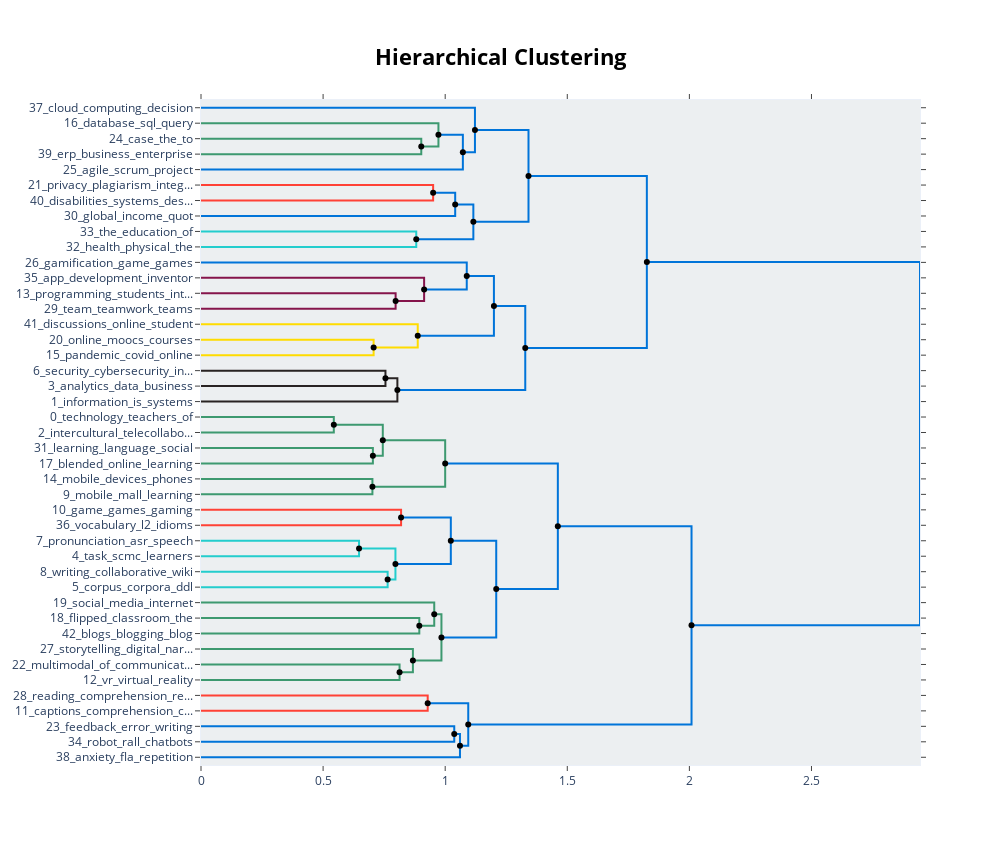

The notebook cell this image was saved under:
### Code cell
hierarchical_topics = model.hierarchical_topics(docs)
model.visualize_hierarchy(hierarchical_topics=hierarchical_topics)

### Figure 1 — Plotly figure (JSON) as saved in the notebook; plotly's stock layout.template omitted (floating-point values rounded to 4 significant figures)
{"data": [{"hoverinfo": "text", "marker": {"color": "rgb(61,153,112)"}, "mode": "lines", "text": ["programming_students_introductory_python_to", "", "", "app_development_inventor_android_game"], "type": "scatter", "x": [0, 0.902, 0.902, 0], "xaxis": "x", "y": [-25, -25, -35, -35], "yaxis": "y"}, {"hoverinfo": "text", "marker": {"color": "rgb(61,153,112)"}, "mode": "lines", "text": ["team_teamwork_teams_group_students", "", "", "programming_students_to_introductory_the"], "type": "scatter", "x": [0, 0.9723, 0.9723, 0.902], "xaxis": "x", "y": [-15, -15, -30, -30], "yaxis": "y"}, {"hoverinfo": "text", "marker": {"color": "rgb(0,116,217)"}, "mode": "lines", "text": ["agile_scrum_project_to_development", "", "", "programming_students_to_the_and"], "type": "scatter", "x": [0.9723, 1.072, 1.072, 0], "xaxis": "x", "y": [-22.5, -22.5, -45, -45], "yaxis": "y"}, {"hoverinfo": "text", "marker": {"color": "rgb(0,116,217)"}, "mode": "lines", "text": ["security_cybersecurity_information_to_the", "", "", "information_is_systems_the_and"], "type": "scatter", "x": [0, 1.122, 1.122, 1.072], "xaxis": "x", "y": [-5, -5, -33.75, -33.75], "yaxis": "y"}, {"hoverinfo": "text", "marker": {"color": "rgb(255,65,54)"}, "mode": "lines", "text": ["information_is_security_systems_the", "", "", "analytics_data_business_big_to"], "type": "scatter", "x": [0, 0.9506, 0.9506, 0], "xaxis": "x", "y": [-55, -55, -65, -65], "yaxis": "y"}, {"hoverinfo": "text", "marker": {"color": "rgb(0,116,217)"}, "mode": "lines", "text": ["information_is_data_to_the", "", "", "privacy_plagiarism_integrity_academic_ethical"], "type": "scatter", "x": [0.9506, 1.041, 1.041, 0], "xaxis": "x", "y": [-60, -60, -75, -75], "yaxis": "y"}, {"hoverinfo": "text", "marker": {"color": "rgb(35,205,205)"}, "mode": "lines", "text": ["disabilities_systems_design_of_with", "", "", "is_information_data_to_the"], "type": "scatter", "x": [0, 0.8815, 0.8815, 0], "xaxis": "x", "y": [-85, -85, -95, -95], "yaxis": "y"}, {"hoverinfo": "text", "marker": {"color": "rgb(0,116,217)"}, "mode": "lines", "text": ["case_the_to_company_system", "", "", "erp_business_enterprise_systems_simulation"], "type": "scatter", "x": [1.041, 1.115, 1.115, 0.8815], "xaxis": "x", "y": [-67.5, -67.5, -90, -90], "yaxis": "y"}, {"hoverinfo": "text", "marker": {"color": "rgb(0,116,217)"}, "mode": "lines", "text": ["database_sql_query_data_case", "", "", "business_erp_case_to_enterprise"], "type": "scatter", "x": [1.122, 1.341, 1.341, 1.115], "xaxis": "x", "y": [-19.38, -19.38, -78.75, -78.75], "yaxis": "y"}, {"hoverinfo": "text", "marker": {"color": "rgb(133,20,75)"}, "mode": "lines", "text": ["is_information_to_the_and", "", "", "database_case_business_to_the"], "type": "scatter", "x": [0, 0.7969, 0.7969, 0], "xaxis": "x", "y": [-125, -125, -135, -135], "yaxis": "y"}, {"hoverinfo": "text", "marker": {"color": "rgb(133,20,75)"}, "mode": "lines", "text": ["is_to_information_the_and", "", "", "cloud_computing_decision_cc_aws"], "type": "scatter", "x": [0, 0.9137, 0.9137, 0.7969], "xaxis": "x", "y": [-115, -115, -130, -130], "yaxis": "y"}, {"hoverinfo": "text", "marker": {"color": "rgb(0,116,217)"}, "mode": "lines", "text": ["programming_agile_students_to_scrum", "", "", "is_to_the_information_and"], "type": "scatter", "x": [0, 1.088, 1.088, 0.9137], "xaxis": "x", "y": [-105, -105, -122.5, -122.5], "yaxis": "y"}, {"hoverinfo": "text", "marker": {"color": "rgb(255,220,0)"}, "mode": "lines", "text": ["the_education_of_preschool_school", "", "", "health_physical_the_of_patients"], "type": "scatter", "x": [0, 0.7069, 0.7069, 0], "xaxis": "x", "y": [-155, -155, -165, -165], "yaxis": "y"}, {"hoverinfo": "text", "marker": {"color": "rgb(255,220,0)"}, "mode": "lines", "text": ["global_income_quot_of_the", "", "", "health_the_of_physical_in"], "type": "scatter", "x": [0, 0.8876, 0.8876, 0.7069], "xaxis": "x", "y": [-145, -145, -160, -160], "yaxis": "y"}, {"hoverinfo": "text", "marker": {"color": "rgb(0,116,217)"}, "mode": "lines", "text": ["to_the_is_and_of", "", "", "the_of_global_health_and"], "type": "scatter", "x": [1.088, 1.2, 1.2, 0.8876], "xaxis": "x", "y": [-113.8, -113.8, -152.5, -152.5], "yaxis": "y"}, {"hoverinfo": "text", "marker": {"color": "rgb(40,35,35)"}, "mode": "lines", "text": ["blended_online_learning_lmoocs_the", "", "", "online_moocs_courses_education_distance"], "type": "scatter", "x": [0, 0.7554, 0.7554, 0], "xaxis": "x", "y": [-175, -175, -185, -185], "yaxis": "y"}, {"hoverinfo": "text", "marker": {"color": "rgb(40,35,35)"}, "mode": "lines", "text": ["online_blended_courses_learning_and", "", "", "pandemic_covid_online_19_to"], "type": "scatter", "x": [0.7554, 0.8042, 0.8042, 0], "xaxis": "x", "y": [-180, -180, -195, -195], "yaxis": "y"}, {"hoverinfo": "text", "marker": {"color": "rgb(0,116,217)"}, "mode": "lines", "text": ["discussions_online_student_discussion_engagement", "", "", "online_blended_learning_pandemic_and"], "type": "scatter", "x": [1.2, 1.328, 1.328, 0.8042], "xaxis": "x", "y": [-133.1, -133.1, -187.5, -187.5], "yaxis": "y"}, {"hoverinfo": "text", "marker": {"color": "rgb(0,116,217)"}, "mode": "lines", "text": ["storytelling_digital_narrative_stories_and", "", "", "blogs_blogging_blog_writing_news"], "type": "scatter", "x": [1.341, 1.826, 1.826, 1.328], "xaxis": "x", "y": [-49.06, -49.06, -160.3, -160.3], "yaxis": "y"}, {"hoverinfo": "text", "marker": {"color": "rgb(61,153,112)"}, "mode": "lines", "text": ["storytelling_digital_writing_the_stories", "", "", "flipped_classroom_the_class_in"], "type": "scatter", "x": [0, 0.5439, 0.5439, 0], "xaxis": "x", "y": [-205, -205, -215, -215], "yaxis": "y"}, {"hoverinfo": "text", "marker": {"color": "rgb(61,153,112)"}, "mode": "lines", "text": ["mobile_devices_phones_smart_tablet", "", "", "mobile_mall_learning_language_of"], "type": "scatter", "x": [0, 0.7039, 0.7039, 0], "xaxis": "x", "y": [-225, -225, -235, -235], "yaxis": "y"}, {"hoverinfo": "text", "marker": {"color": "rgb(61,153,112)"}, "mode": "lines", "text": ["technology_teachers_of_and_the", "", "", "intercultural_telecollaboration_and_the_of"], "type": "scatter", "x": [0.5439, 0.7445, 0.7445, 0.7039], "xaxis": "x", "y": [-210, -210, -230, -230], "yaxis": "y"}, {"hoverinfo": "text", "marker": {"color": "rgb(61,153,112)"}, "mode": "lines", "text": ["learning_language_social_online_sites", "", "", "of_and_the_teachers_language"], "type": "scatter", "x": [0, 0.702, 0.702, 0], "xaxis": "x", "y": [-245, -245, -255, -255], "yaxis": "y"}, {"hoverinfo": "text", "marker": {"color": "rgb(61,153,112)"}, "mode": "lines", "text": ["and_of_the_language_teachers", "", "", "multimodal_of_communication_the_semiotic"], "type": "scatter", "x": [0.7445, 0.9999, 0.9999, 0.702], "xaxis": "x", "y": [-220, -220, -250, -250], "yaxis": "y"}, {"hoverinfo": "text", "marker": {"color": "rgb(255,65,54)"}, "mode": "lines", "text": ["vr_virtual_reality_learning_immersive", "", "", "of_and_the_language_teachers"], "type": "scatter", "x": [0, 0.8194, 0.8194, 0], "xaxis": "x", "y": [-265, -265, -275, -275], "yaxis": "y"}, {"hoverinfo": "text", "marker": {"color": "rgb(35,205,205)"}, "mode": "lines", "text": ["and_of_the_language_in", "", "", "social_media_internet_facebook_use"], "type": "scatter", "x": [0, 0.6472, 0.6472, 0], "xaxis": "x", "y": [-285, -285, -295, -295], "yaxis": "y"}, {"hoverinfo": "text", "marker": {"color": "rgb(35,205,205)"}, "mode": "lines", "text": ["mobile_mall_learning_and_devices", "", "", "of_the_and_in_language"], "type": "scatter", "x": [0, 0.7643, 0.7643, 0], "xaxis": "x", "y": [-305, -305, -315, -315], "yaxis": "y"}, {"hoverinfo": "text", "marker": {"color": "rgb(35,205,205)"}, "mode": "lines", "text": ["flipped_classroom_the_in_writing", "", "", "of_and_the_in_language"], "type": "scatter", "x": [0.6472, 0.7963, 0.7963, 0.7643], "xaxis": "x", "y": [-290, -290, -310, -310], "yaxis": "y"}, {"hoverinfo": "text", "marker": {"color": "rgb(0,116,217)"}, "mode": "lines", "text": ["game_games_gaming_language_playing", "", "", "gamification_game_games_kahoot_learning"], "type": "scatter", "x": [0.8194, 1.023, 1.023, 0.7963], "xaxis": "x", "y": [-270, -270, -300, -300], "yaxis": "y"}, {"hoverinfo": "text", "marker": {"color": "rgb(61,153,112)"}, "mode": "lines", "text": ["the_and_of_in_learning", "", "", "game_games_gamification_gaming_learning"], "type": "scatter", "x": [0, 0.894, 0.894, 0], "xaxis": "x", "y": [-335, -335, -345, -345], "yaxis": "y"}, {"hoverinfo": "text", "marker": {"color": "rgb(61,153,112)"}, "mode": "lines", "text": ["online_learning_blended_to_and", "", "", "the_and_of_in_learning"], "type": "scatter", "x": [0, 0.9551, 0.9551, 0.894], "xaxis": "x", "y": [-325, -325, -340, -340], "yaxis": "y"}, {"hoverinfo": "text", "marker": {"color": "rgb(61,153,112)"}, "mode": "lines", "text": ["feedback_error_writing_awe_corrective", "", "", "writing_collaborative_wiki_peer_feedback"], "type": "scatter", "x": [0, 0.8131, 0.8131, 0], "xaxis": "x", "y": [-365, -365, -375, -375], "yaxis": "y"}, {"hoverinfo": "text", "marker": {"color": "rgb(61,153,112)"}, "mode": "lines", "text": ["task_scmc_learners_communication_in", "", "", "pronunciation_asr_speech_listening_of"], "type": "scatter", "x": [0, 0.8678, 0.8678, 0.8131], "xaxis": "x", "y": [-355, -355, -370, -370], "yaxis": "y"}, {"hoverinfo": "text", "marker": {"color": "rgb(61,153,112)"}, "mode": "lines", "text": ["pronunciation_learners_of_task_the", "", "", "corpus_corpora_ddl_of_the"], "type": "scatter", "x": [0.9551, 0.9846, 0.9846, 0.8678], "xaxis": "x", "y": [-332.5, -332.5, -362.5, -362.5], "yaxis": "y"}, {"hoverinfo": "text", "marker": {"color": "rgb(0,116,217)"}, "mode": "lines", "text": ["writing_feedback_collaborative_wiki_the", "", "", "corpus_of_the_in_learners"], "type": "scatter", "x": [1.023, 1.209, 1.209, 0.9846], "xaxis": "x", "y": [-285, -285, -347.5, -347.5], "yaxis": "y"}, {"hoverinfo": "text", "marker": {"color": "rgb(0,116,217)"}, "mode": "lines", "text": ["writing_the_of_in_and", "", "", "robot_rall_chatbots_chatbot_telepresence"], "type": "scatter", "x": [0.9999, 1.461, 1.461, 1.209], "xaxis": "x", "y": [-235, -235, -316.2, -316.2], "yaxis": "y"}, {"hoverinfo": "text", "marker": {"color": "rgb(255,65,54)"}, "mode": "lines", "text": ["anxiety_fla_repetition_participants_foreign", "", "", "writing_the_of_in_and"], "type": "scatter", "x": [0, 0.9284, 0.9284, 0], "xaxis": "x", "y": [-385, -385, -395, -395], "yaxis": "y"}, {"hoverinfo": "text", "marker": {"color": "rgb(0,116,217)"}, "mode": "lines", "text": ["captions_comprehension_captioning_vocabulary_caption", "", "", "vocabulary_l2_idioms_gloss_learning"], "type": "scatter", "x": [0, 1.037, 1.037, 0], "xaxis": "x", "y": [-405, -405, -415, -415], "yaxis": "y"}, {"hoverinfo": "text", "marker": {"color": "rgb(0,116,217)"}, "mode": "lines", "text": ["captions_vocabulary_comprehension_l2_learners", "", "", "reading_comprehension_readers_books_students"], "type": "scatter", "x": [1.037, 1.061, 1.061, 0], "xaxis": "x", "y": [-410, -410, -425, -425], "yaxis": "y"}, {"hoverinfo": "text", "marker": {"color": "rgb(0,116,217)"}, "mode": "lines", "text": ["the_writing_of_in_and", "", "", "reading_comprehension_captions_vocabulary_l2"], "type": "scatter", "x": [0.9284, 1.094, 1.094, 1.061], "xaxis": "x", "y": [-390, -390, -417.5, -417.5], "yaxis": "y"}, {"hoverinfo": "text", "marker": {"color": "rgb(0,116,217)"}, "mode": "lines", "text": ["the_and_of_in_learning", "", "", "the_of_and_learners_in"], "type": "scatter", "x": [1.461, 2.009, 2.009, 1.094], "xaxis": "x", "y": [-275.6, -275.6, -403.8, -403.8], "yaxis": "y"}, {"hoverinfo": "text", "marker": {"color": "rgb(0,116,217)"}, "mode": "lines", "text": ["the_to_is_and_of", "", "", "the_and_of_in_to"], "type": "scatter", "x": [1.826, 2.944, 2.944, 2.009], "xaxis": "x", "y": [-104.7, -104.7, -339.7, -339.7], "yaxis": "y"}, {"hoverinfo": "text", "hovertext": ["agile_scrum_project_to_development", "information_is_data_to_the", "case_the_to_company_system", "database_sql_query_data_case", "to_the_is_and_of", "online_blended_courses_learning_and", "discussions_online_student_discussion_engagement", "storytelling_digital_narrative_stories_and", "technology_teachers_of_and_the", "and_of_the_language_teachers", "flipped_classroom_the_in_writing", "game_games_gaming_language_playing", "pronunciation_learners_of_task_the", "writing_feedback_collaborative_wiki_the", "writing_the_of_in_and", "captions_vocabulary_comprehension_l2_learners", "the_writing_of_in_and", "the_and_of_in_learning", "the_to_is_and_of"], "marker": {"color": "black"}, "mode": "markers", "showlegend": false, "type": "scatter", "x": [0.9723, 0.9506, 1.041, 1.122, 1.088, 0.7554, 1.2, 1.341, 0.5439, 0.7445, 0.6472, 0.8194, 0.9551, 1.023, 0.9999, 1.037, 0.9284, 1.461, 1.826], "y": [-22.5, -60, -67.5, -19.38, -113.8, -180, -133.1, -49.06, -210, -220, -290, -270, -332.5, -285, -235, -410, -390, -275.6, -104.7]}, {"hoverinfo": "text", "hovertext": ["programming_students_to_introductory_the", "information_is_systems_the_and", "erp_business_enterprise_systems_simulation", "business_erp_case_to_enterprise", "cloud_computing_decision_cc_aws", "is_to_the_information_and", "health_the_of_physical_in", "the_of_global_health_and", "online_blended_learning_pandemic_and", "blogs_blogging_blog_writing_news", "intercultural_telecollaboration_and_the_of", "multimodal_of_communication_the_semiotic", "of_and_the_in_language", "gamification_game_games_kahoot_learning", "the_and_of_in_learning", "pronunciation_asr_speech_listening_of", "corpus_corpora_ddl_of_the", "corpus_of_the_in_learners", "robot_rall_chatbots_chatbot_telepresence", "reading_comprehension_captions_vocabulary_l2", "the_of_and_learners_in", "the_and_of_in_to"], "marker": {"color": "black"}, "mode": "markers", "showlegend": false, "type": "scatter", "x": [0.902, 1.072, 0.8815, 1.115, 0.7969, 0.9137, 0.7069, 0.8876, 0.8042, 1.328, 0.7039, 0.702, 0.7643, 0.7963, 0.894, 0.8131, 0.8678, 0.9846, 1.209, 1.061, 1.094, 2.009], "y": [-30, -33.75, -90, -78.75, -130, -122.5, -160, -152.5, -187.5, -160.3, -230, -250, -310, -300, -340, -370, -362.5, -347.5, -316.2, -417.5, -403.8, -339.7]}], "layout": {"autosize": false, "height": 845, "hoverlabel": {"bgcolor": "white", "font": {"family": "Rockwell", "size": 16}}, "hovermode": "closest", "plot_bgcolor": "#ECEFF1", "showlegend": false, "title": {"font": {"color": "Black", "size": 22}, "text": "<b>Hierarchical Clustering</b>", "x": 0.5, "xanchor": "center", "yanchor": "top"}, "width": 1000, "xaxis": {"mirror": "allticks", "rangemode": "tozero", "showgrid": false, "showline": true, "showticklabels": true, "ticks": "outside", "type": "linear", "zeroline": false}, "yaxis": {"mirror": "allticks", "range": [-430, 0], "rangemode": "tozero", "showgrid": false, "showline": true, "showticklabels": true, "tickmode": "array", "ticks": "outside", "ticktext": ["37_cloud_computing_decision", "16_database_sql_query", "24_case_the_to", "39_erp_business_enterprise", "25_agile_scrum_project", "21_privacy_plagiarism_integ...", "40_disabilities_systems_des...", "30_global_income_quot", "33_the_education_of", "32_health_physical_the", "26_gamification_game_games", "35_app_development_inventor", "13_programming_students_int...", "29_team_teamwork_teams", "41_discussions_online_student", "20_online_moocs_courses", "15_pandemic_covid_online", "6_security_cybersecurity_in...", "3_analytics_data_business", "1_information_is_systems", "0_technology_teachers_of", "2_intercultural_telecollabo...", "31_learning_language_social", "17_blended_online_learning", "14_mobile_devices_phones", "9_mobile_mall_learning", "10_game_games_gaming", "36_vocabulary_l2_idioms", "7_pronunciation_asr_speech", "4_task_scmc_learners", "8_writing_collaborative_wiki", "5_corpus_corpora_ddl", "19_social_media_internet", "18_flipped_classroom_the", "42_blogs_blogging_blog", "27_storytelling_digital_nar...", "22_multimodal_of_communicat...", "12_vr_virtual_reality", "28_reading_comprehension_re...", "11_captions_comprehension_c...", "23_feedback_error_writing", "34_robot_rall_chatbots", "38_anxiety_fla_repetition"], "tickvals": [-5, -15, -25, -35, -45, -55, -65, -75, -85, -95, -105, -115, -125, -135, -145, -155, -165, -175, -185, -195, -205, -215, -225, -235, -245, -255, -265, -275, -285, -295, -305, -315, -325, -335, -345, -355, -365, -375, -385, -395, -405, -415, -425], "type": "linear", "zeroline": false}}}
